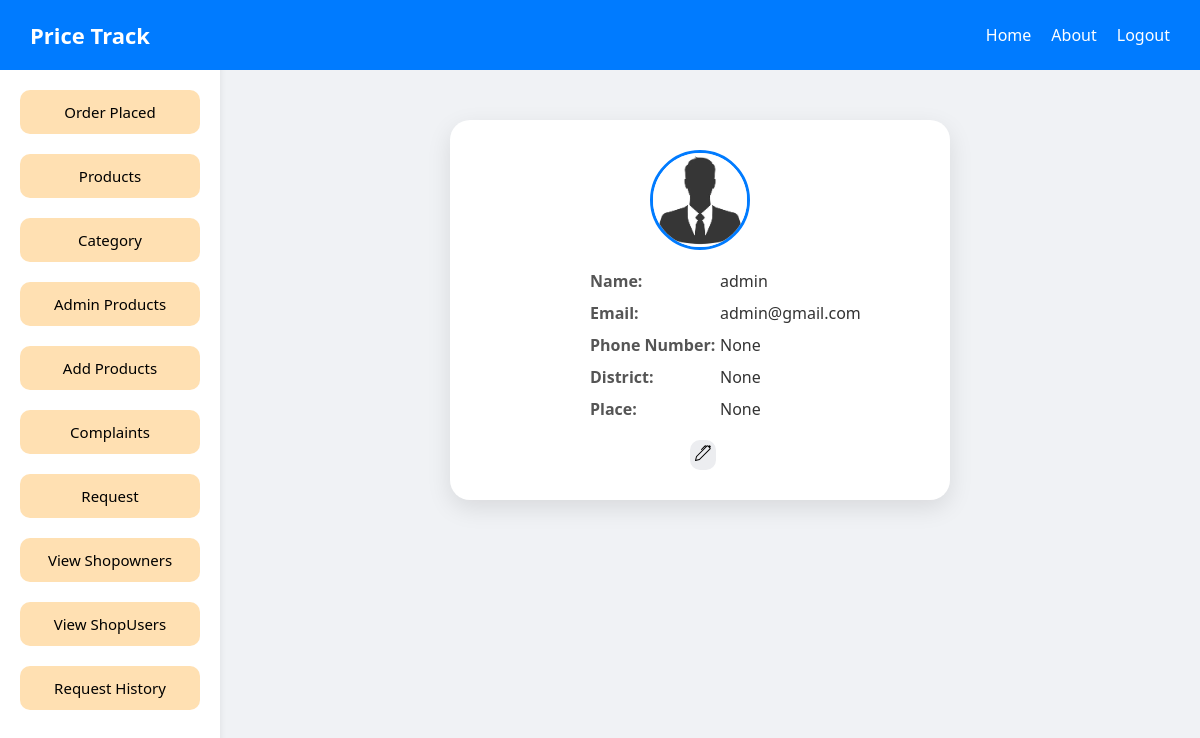
The page /homepage (signed in) on the database its author committed.
### users/models.py (models this page shows)
class Register(AbstractUser):
    name=models.CharField(max_length=40,null=True)
    address=models.CharField(max_length=200,null=True)
    phone=models.IntegerField(null=True)
    approved=models.BooleanField(default=False)
    shopname=models.CharField(max_length=20,null=True)
    licensenumber=models.IntegerField(null=True)
    image=models.ImageField(upload_to='image/',null=True)
    district=models.CharField(max_length=100,null=True)
    place=models.CharField(max_length=255,null=True)
    role=models.CharField(max_length=20,default="admin")

### users/views.py (the view)
# urls.py: path('homepage',views.homepage,name="homepage"),
@login_required
def homepage(request):
    return render(request, 'homepage.html')

### users/templates/homepage.html (shortened to what this page needs)
{% extends 'layout.html' %}
{% load static %}
    {% block extra_head %}
     <link rel="stylesheet" href="static/homepage.css">
     {% endblock %}
{% block content %}
    <main>
      {% include "side.html"%}
        <div class="profile">
          <div class="profile-card">
            {% if request.user.image and request.user.image.name %}
            <img src="{{ request.user.image.url }}" alt="User Image" />
            {% else %}
            <img src="{% static 'default.jpg' %}" alt="Default Image" />
            {% endif %}
            <p><strong>Name:</strong> {{ user.username }}</p>
            <p><strong>Email:</strong> {{ user.email }}</p>
            <p><strong>Phone Number:</strong> {{ user.phone }}</p>
            <p><strong>District:</strong> {{ user.district }}</p>
            <p><strong>Place:</strong> {{ user.place }}</p>
            <a href="/editProfile"><button type="button" class="b1" >
</button></a>
          </div>
        </div>
    </main>
   {% endblock %}

### users/static/layout.css (style rules this page uses)
* { margin: 0; padding: 0; font-family: -apple-system, BlinkMacSystemFont, "Segoe UI", Roboto, Oxygen, Ubuntu, Cantarell, "Open Sans", "Helvetica Neue", sans-serif; box-sizing: border-box; }
body { background-color: #f4f7fa; }

### users/static/homepage.css (style rules this page uses)
.profile { margin-left: 200px; flex-grow: 1; padding: 60px 40px; display: flex; justify-content: center; align-items: center; gap: 14px; flex-wrap: wrap; }
.profile-card { background-color: #ffffff; padding: 30px 40px; border-radius: 20px; box-shadow: 0 8px 24px rgba(0, 0, 0, 0.1); max-width: 500px; width: 100%; transition: transform 0.2s ease; }
.profile-card img { border-radius: 50%; width: 100px; height: 100px; object-fit: cover; border: 3px solid #007bff; display: block; margin: 0 auto 20px auto; }
.profile-card p { font-size: 16px; color: #333; margin: 10px 0; display: flex; margin-left: 100px; align-items: center; }
.profile-card p strong { color: #555; width: 130px; display: inline-block; }
.b1 { text-decoration: none; background-color: #ecedf0; border: none; padding: 5px; border-radius: 10px; margin-top: 10px; align-items: center; margin-left: 200px; }

### users/static/side.css (style rules this page uses)
* { margin: 0; padding: 0; box-sizing: border-box; font-family: "Segoe UI", Roboto, Oxygen, Ubuntu, Cantarell, "Open Sans", sans-serif; }
body { background-color: #f0f2f5; min-height: 100vh; }

### rows shown on the page
Register: username "admin", email "admin@gmail.com", phone "None", district "None", place "None"
